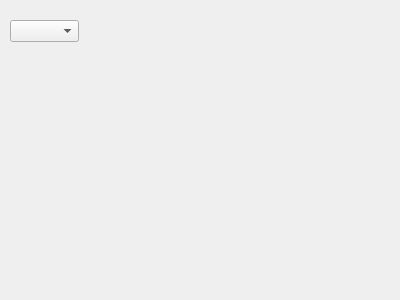
<?xml version="1.0" encoding="UTF-8"?>
<ui version="4.0">
 <class>Form</class>
 <widget class="QWidget" name="Form">
  <property name="geometry">
   <rect>
    <x>0</x>
    <y>0</y>
    <width>400</width>
    <height>300</height>
   </rect>
  </property>
  <property name="windowTitle">
   <string>Form</string>
  </property>
  <widget class="QComboBox" name="comboBox">
   <property name="geometry">
    <rect>
     <x>10</x>
     <y>20</y>
     <width>69</width>
     <height>22</height>
    </rect>
   </property>
  </widget>
 </widget>
 <resources/>
 <connections/>
</ui>
